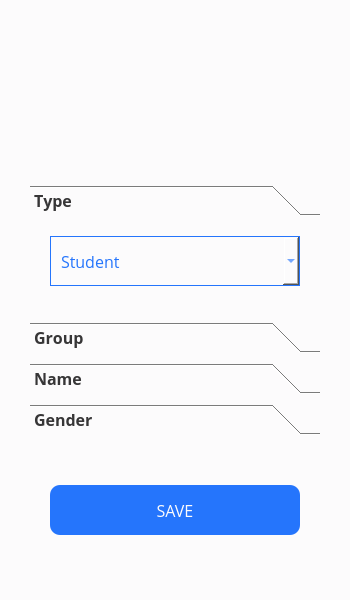
<?xml version="1.0" encoding="UTF-8"?>
<ui version="4.0">
 <class>NewUserForm</class>
 <widget class="QWidget" name="NewUserForm">
  <property name="windowModality">
   <enum>Qt::WindowModality::WindowModal</enum>
  </property>
  <property name="geometry">
   <rect>
    <x>0</x>
    <y>0</y>
    <width>350</width>
    <height>600</height>
   </rect>
  </property>
  <property name="font">
   <font>
    <family>Open Sans</family>
   </font>
  </property>
  <property name="windowTitle">
   <string>Add User</string>
  </property>
  <property name="windowIcon">
   <iconset resource="pictures.qrc">
    <normaloff>:/media/icons/add_user_blue.png</normaloff>:/media/icons/add_user_blue.png</iconset>
  </property>
  <property name="styleSheet">
   <string notr="true">background-color: #FCFBFC;</string>
  </property>
  <property name="locale">
   <locale language="English" country="World"/>
  </property>
  <widget class="QLabel" name="label">
   <property name="geometry">
    <rect>
     <x>120</x>
     <y>50</y>
     <width>110</width>
     <height>85</height>
    </rect>
   </property>
   <property name="sizePolicy">
    <sizepolicy hsizetype="Fixed" vsizetype="Fixed">
     <horstretch>0</horstretch>
     <verstretch>0</verstretch>
    </sizepolicy>
   </property>
   <property name="toolTipDuration">
    <number>0</number>
   </property>
   <property name="locale">
    <locale language="English" country="World"/>
   </property>
   <property name="lineWidth">
    <number>0</number>
   </property>
   <property name="text">
    <string/>
   </property>
   <property name="pixmap">
    <pixmap resource="pictures.qrc">:/media/icons/add_user_blue.png</pixmap>
   </property>
   <property name="scaledContents">
    <bool>true</bool>
   </property>
   <property name="indent">
    <number>0</number>
   </property>
  </widget>
  <widget class="QToolBox" name="props_container_">
   <property name="geometry">
    <rect>
     <x>30</x>
     <y>185</y>
     <width>290</width>
     <height>250</height>
    </rect>
   </property>
   <property name="font">
    <font>
     <family>Open Sans</family>
     <pointsize>12</pointsize>
     <bold>true</bold>
     <kerning>false</kerning>
    </font>
   </property>
   <property name="cursor">
    <cursorShape>PointingHandCursor</cursorShape>
   </property>
   <property name="toolTipDuration">
    <number>0</number>
   </property>
   <property name="styleSheet">
    <string notr="true">color: #373637;</string>
   </property>
   <property name="lineWidth">
    <number>0</number>
   </property>
   <property name="currentIndex">
    <number>0</number>
   </property>
   <property name="tabSpacing">
    <number>10</number>
   </property>
   <widget class="QWidget" name="type_prop_">
    <property name="geometry">
     <rect>
      <x>0</x>
      <y>0</y>
      <width>290</width>
      <height>90</height>
     </rect>
    </property>
    <property name="font">
     <font>
      <family>Open Sans</family>
      <pointsize>12</pointsize>
      <bold>true</bold>
     </font>
    </property>
    <property name="cursor">
     <cursorShape>PointingHandCursor</cursorShape>
    </property>
    <property name="toolTipDuration">
     <number>0</number>
    </property>
    <property name="styleSheet">
     <string notr="true"/>
    </property>
    <attribute name="label">
     <string>Type</string>
    </attribute>
    <widget class="QComboBox" name="type_">
     <property name="geometry">
      <rect>
       <x>20</x>
       <y>10</y>
       <width>250</width>
       <height>50</height>
      </rect>
     </property>
     <property name="sizePolicy">
      <sizepolicy hsizetype="Preferred" vsizetype="Minimum">
       <horstretch>0</horstretch>
       <verstretch>0</verstretch>
      </sizepolicy>
     </property>
     <property name="font">
      <font>
       <family>Open Sans</family>
       <pointsize>12</pointsize>
      </font>
     </property>
     <property name="focusPolicy">
      <enum>Qt::FocusPolicy::TabFocus</enum>
     </property>
     <property name="toolTipDuration">
      <number>0</number>
     </property>
     <property name="styleSheet">
      <string notr="true">color: #2575FC;
border: 1px solid #2575FC;
background-color: #FCFBFC;
padding-left: 10px;
</string>
     </property>
     <property name="editable">
      <bool>false</bool>
     </property>
     <property name="currentText">
      <string>Student</string>
     </property>
     <property name="sizeAdjustPolicy">
      <enum>QComboBox::SizeAdjustPolicy::AdjustToContentsOnFirstShow</enum>
     </property>
     <property name="placeholderText">
      <string/>
     </property>
     <property name="frame">
      <bool>false</bool>
     </property>
     <item>
      <property name="text">
       <string>Student</string>
      </property>
     </item>
    </widget>
   </widget>
   <widget class="QWidget" name="group_prop_">
    <property name="geometry">
     <rect>
      <x>0</x>
      <y>0</y>
      <width>290</width>
      <height>90</height>
     </rect>
    </property>
    <property name="font">
     <font>
      <family>Open Sans</family>
      <pointsize>12</pointsize>
      <bold>true</bold>
     </font>
    </property>
    <property name="cursor">
     <cursorShape>PointingHandCursor</cursorShape>
    </property>
    <property name="toolTipDuration">
     <number>0</number>
    </property>
    <property name="styleSheet">
     <string notr="true"/>
    </property>
    <attribute name="label">
     <string>Group</string>
    </attribute>
    <widget class="QComboBox" name="group_">
     <property name="geometry">
      <rect>
       <x>20</x>
       <y>10</y>
       <width>250</width>
       <height>50</height>
      </rect>
     </property>
     <property name="font">
      <font>
       <family>Open Sans</family>
       <pointsize>12</pointsize>
      </font>
     </property>
     <property name="toolTipDuration">
      <number>0</number>
     </property>
     <property name="styleSheet">
      <string>color: #2575FC;
border: 1px solid #2575FC;
background-color: #FCFBFC;
padding-left: 10px;
</string>
     </property>
     <item>
      <property name="text">
       <string>TAC - Bilingual Business</string>
      </property>
     </item>
     <item>
      <property name="text">
       <string>TAC - Health Education</string>
      </property>
     </item>
     <item>
      <property name="text">
       <string>TAC - Music</string>
      </property>
     </item>
     <item>
      <property name="text">
       <string>TAC - Theology</string>
      </property>
     </item>
     <item>
      <property name="text">
       <string>TAIS - 7th</string>
      </property>
     </item>
     <item>
      <property name="text">
       <string>TAIS - 8th</string>
      </property>
     </item>
     <item>
      <property name="text">
       <string>TAIS - 9th</string>
      </property>
     </item>
     <item>
      <property name="text">
       <string>TAIS - 10th</string>
      </property>
     </item>
     <item>
      <property name="text">
       <string>TAIS - 11th</string>
      </property>
     </item>
     <item>
      <property name="text">
       <string>TAIS - 12th</string>
      </property>
     </item>
    </widget>
   </widget>
   <widget class="QWidget" name="name_prop">
    <property name="geometry">
     <rect>
      <x>0</x>
      <y>0</y>
      <width>290</width>
      <height>90</height>
     </rect>
    </property>
    <property name="font">
     <font>
      <family>Open Sans</family>
      <pointsize>12</pointsize>
      <bold>true</bold>
     </font>
    </property>
    <property name="cursor">
     <cursorShape>PointingHandCursor</cursorShape>
    </property>
    <property name="toolTipDuration">
     <number>0</number>
    </property>
    <property name="styleSheet">
     <string notr="true"/>
    </property>
    <attribute name="label">
     <string>Name</string>
    </attribute>
    <widget class="QLineEdit" name="name_">
     <property name="geometry">
      <rect>
       <x>20</x>
       <y>10</y>
       <width>250</width>
       <height>35</height>
      </rect>
     </property>
     <property name="font">
      <font>
       <family>Open Sans</family>
       <pointsize>12</pointsize>
      </font>
     </property>
     <property name="toolTipDuration">
      <number>0</number>
     </property>
     <property name="styleSheet">
      <string notr="true">color: #2575FC;
border: 1px solid #2575FC;</string>
     </property>
     <property name="placeholderText">
      <string>Name</string>
     </property>
    </widget>
    <widget class="QLineEdit" name="surname_">
     <property name="geometry">
      <rect>
       <x>20</x>
       <y>45</y>
       <width>250</width>
       <height>35</height>
      </rect>
     </property>
     <property name="font">
      <font>
       <family>Open Sans</family>
       <pointsize>12</pointsize>
      </font>
     </property>
     <property name="toolTipDuration">
      <number>0</number>
     </property>
     <property name="styleSheet">
      <string notr="true">color: #2575FC;
border: 1px solid #2575FC;
border-top: 0px;</string>
     </property>
     <property name="placeholderText">
      <string>Surname</string>
     </property>
    </widget>
   </widget>
   <widget class="QWidget" name="gender_prop_wrapper_">
    <property name="geometry">
     <rect>
      <x>0</x>
      <y>0</y>
      <width>290</width>
      <height>90</height>
     </rect>
    </property>
    <property name="sizePolicy">
     <sizepolicy hsizetype="Preferred" vsizetype="Preferred">
      <horstretch>0</horstretch>
      <verstretch>50</verstretch>
     </sizepolicy>
    </property>
    <property name="font">
     <font>
      <family>Open Sans</family>
      <pointsize>12</pointsize>
      <bold>true</bold>
     </font>
    </property>
    <property name="cursor">
     <cursorShape>PointingHandCursor</cursorShape>
    </property>
    <property name="toolTipDuration">
     <number>0</number>
    </property>
    <property name="styleSheet">
     <string notr="true"/>
    </property>
    <attribute name="label">
     <string>Gender</string>
    </attribute>
    <widget class="QComboBox" name="gender_">
     <property name="geometry">
      <rect>
       <x>20</x>
       <y>10</y>
       <width>250</width>
       <height>50</height>
      </rect>
     </property>
     <property name="font">
      <font>
       <family>Open Sans</family>
       <pointsize>12</pointsize>
      </font>
     </property>
     <property name="focusPolicy">
      <enum>Qt::FocusPolicy::NoFocus</enum>
     </property>
     <property name="contextMenuPolicy">
      <enum>Qt::ContextMenuPolicy::NoContextMenu</enum>
     </property>
     <property name="toolTipDuration">
      <number>0</number>
     </property>
     <property name="styleSheet">
      <string notr="true">color: #2575FC;
border: 1px solid #2575FC;
background-color: #FCFBFC;
padding-left: 10px;
</string>
     </property>
     <property name="frame">
      <bool>false</bool>
     </property>
     <item>
      <property name="text">
       <string>Male</string>
      </property>
     </item>
     <item>
      <property name="text">
       <string>Female</string>
      </property>
     </item>
    </widget>
   </widget>
  </widget>
  <widget class="QPushButton" name="save_button_">
   <property name="geometry">
    <rect>
     <x>50</x>
     <y>485</y>
     <width>250</width>
     <height>50</height>
    </rect>
   </property>
   <property name="sizePolicy">
    <sizepolicy hsizetype="Fixed" vsizetype="Fixed">
     <horstretch>0</horstretch>
     <verstretch>0</verstretch>
    </sizepolicy>
   </property>
   <property name="font">
    <font>
     <family>Open Sans</family>
     <pointsize>12</pointsize>
     <fontweight>DemiBold</fontweight>
    </font>
   </property>
   <property name="cursor">
    <cursorShape>PointingHandCursor</cursorShape>
   </property>
   <property name="autoFillBackground">
    <bool>false</bool>
   </property>
   <property name="styleSheet">
    <string notr="true">color: #FCFBFC;
background-color: #2575FC;
border-radius: 10px;</string>
   </property>
   <property name="text">
    <string>SAVE</string>
   </property>
   <property name="checkable">
    <bool>false</bool>
   </property>
   <property name="autoDefault">
    <bool>false</bool>
   </property>
   <property name="default">
    <bool>false</bool>
   </property>
   <property name="flat">
    <bool>true</bool>
   </property>
  </widget>
 </widget>
 <resources>
  <include location="pictures.qrc"/>
 </resources>
 <connections/>
</ui>
